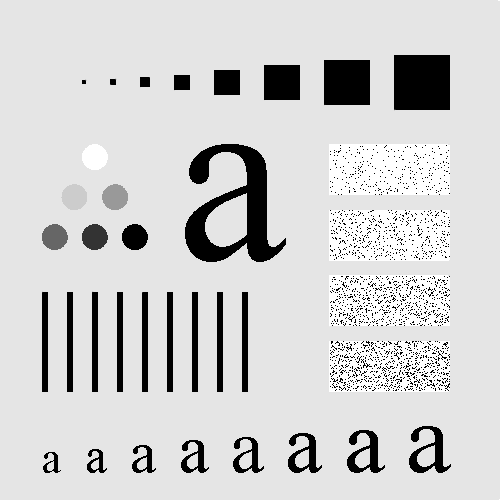
%> input picture 实验六/number.tif, 500 x 500 px
$ octave tuxiang6.m   (GNU Octave 9; MATLAB toolbox functions it lacks are replaced by stand-ins)
%> lines starting %> are read from the running program, lines starting %| are printed output that depends on the picture
I=imread('number.tif');
%> I is the input picture: size 500x500 uint8; min 0, max 255, mean 207.4
imshow(I);               %显示原图像
fftI=fft2(I);                %二维离散傅立叶变换
sfftI=fftshift(fftI);           %直流分量移到频谱中心
RR=real(sfftI);            %取傅立叶变换的实部
II=imag(sfftI);             %取傅立叶变换的虚部
A=sqrt(RR.^2+II.^2);       %计算频谱幅值
A=(A-min(min(A)))/(max(max(A))-min(min(A)))*225;    %归一化
figure;                   %设定窗口
imshow(A);               %显示原图像的频谱
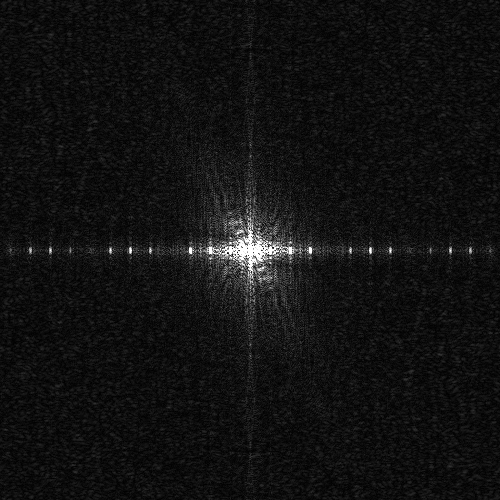
%> displayed picture: size 500x500, on the screen's scale of 0 to 255; min 0, max 255, mean 17.8
fftA=ifft2(A);
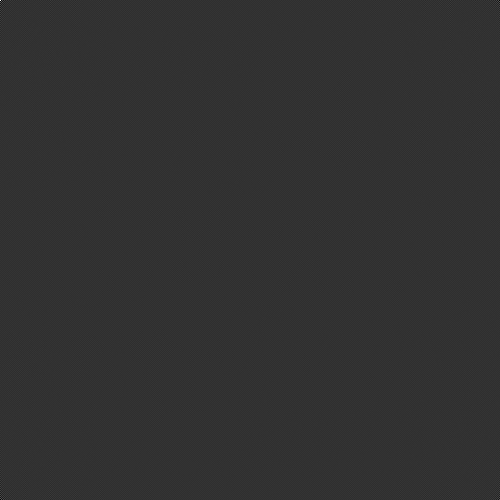
%> fftA: size 500x500 double; min -0.0179, max 0.0734, mean 6.55e-08; drawn with min black and max white
ang=angle(sfftI);
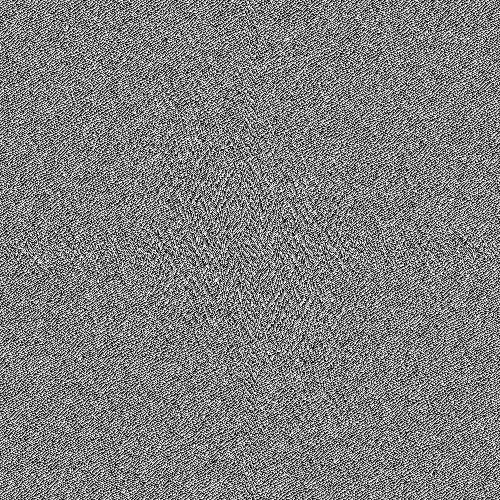
%> ang: size 500x500 double; min -3.14, max 3.14, mean -2.84e-19; drawn with min black and max white
fftang=ifft2(ang);
iA=abs(fftA);
iA= (iA-min(min(iA)))/(max(max(iA))-min(min(iA)));
iang=abs(fftang);
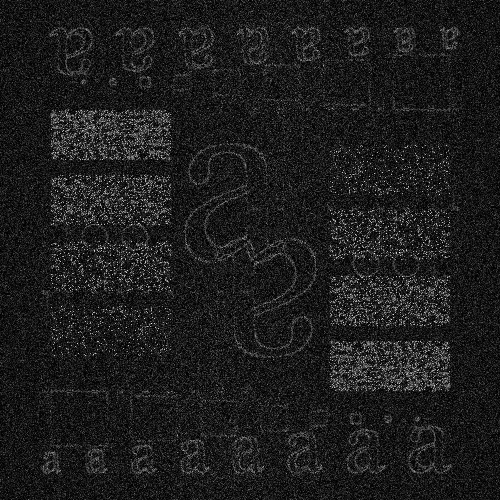
%> iang: size 500x500 double; min 3.5e-19, max 0.0227, mean 0.00264; drawn with min black and max white
iang=(iang-min(min(iang)))/(max(max(iang))-min(min(iang)));
figure;imshow(iA);
figure;imshow(iA*50);
%> after `imshow(iA*50)`:
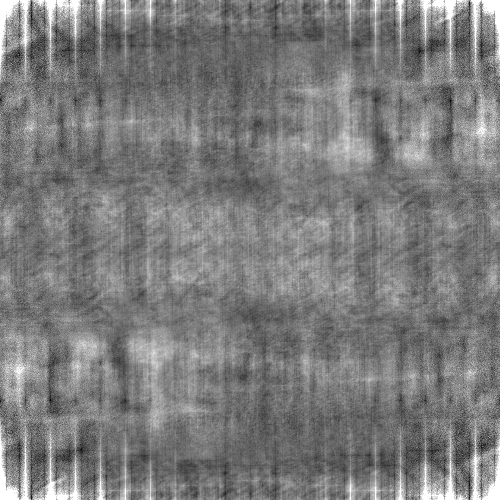
%> displayed picture: size 500x500, on the screen's scale of 0 to 255; min 0, max 255, mean 123.6
figure;imshow(iang);
